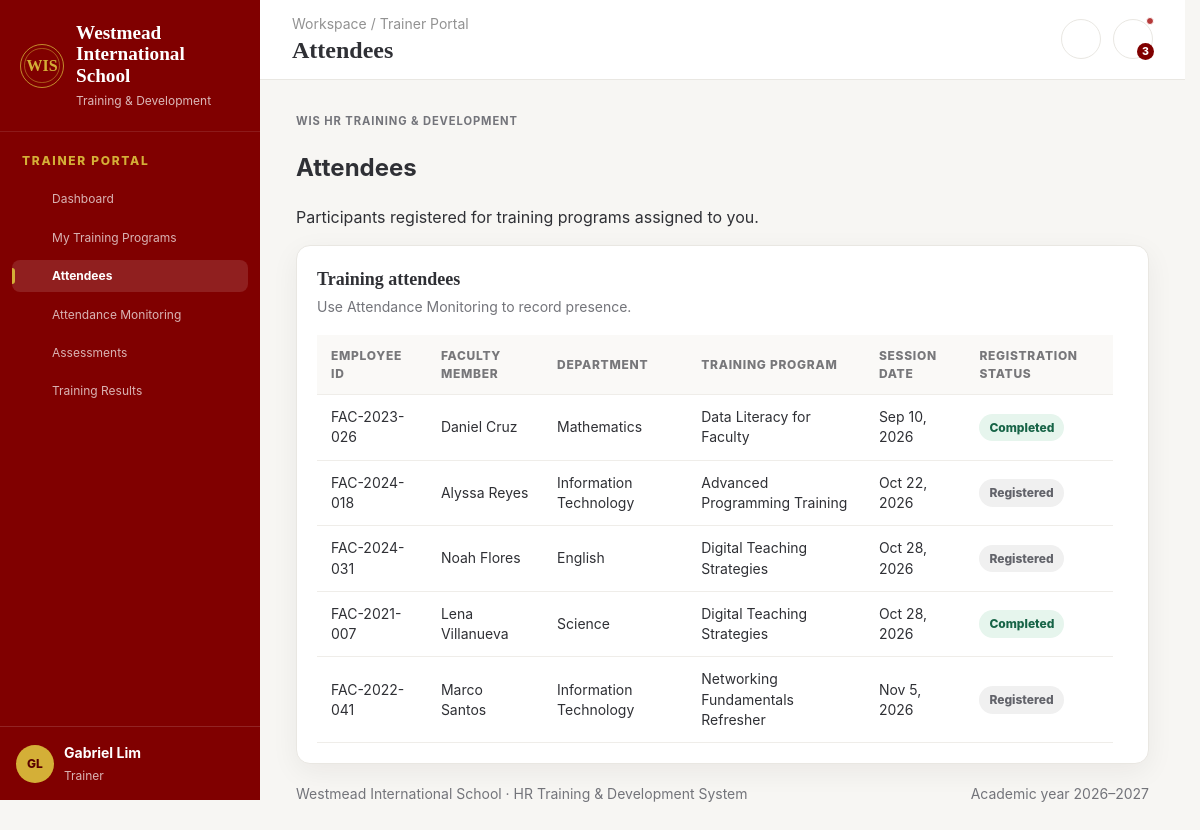
Page /trainer/attendees.php (signed in) on the committed database.
### tables this page shows
CREATE TABLE `registrations` (
  `id` int(10) UNSIGNED NOT NULL,
  `employee_id` int(10) UNSIGNED NOT NULL,
  `program_id` int(10) UNSIGNED NOT NULL,
  `status` enum('Registered','In Progress','Completed','Withdrawn') NOT NULL DEFAULT 'Registered',
  `registered_at` timestamp NOT NULL DEFAULT current_timestamp()
);

CREATE TABLE `employees` (
  `id` int(10) UNSIGNED NOT NULL,
  `employee_code` varchar(30) NOT NULL,
  `first_name` varchar(80) NOT NULL,
  `last_name` varchar(80) NOT NULL,
  `email` varchar(160) NOT NULL,
  `phone` varchar(35) DEFAULT NULL,
  `department` varchar(100) NOT NULL,
  `job_title` varchar(120) NOT NULL,
  `specialization` varchar(120) NOT NULL,
  `hire_date` date DEFAULT NULL,
  `employment_status` enum('Active','On Leave','Inactive') NOT NULL DEFAULT 'Active',
  `created_at` timestamp NOT NULL DEFAULT current_timestamp()
);

CREATE TABLE `training_programs` (
  `id` int(10) UNSIGNED NOT NULL,
  `title` varchar(180) NOT NULL,
  `category` varchar(120) NOT NULL,
  `specialization` varchar(120) NOT NULL,
  `description` text DEFAULT NULL,
  `trainer_user_id` int(10) UNSIGNED DEFAULT NULL,
  `start_date` date NOT NULL,
  `end_date` date DEFAULT NULL,
  `start_time` time DEFAULT NULL,
  `venue` varchar(160) DEFAULT NULL,
  `capacity` smallint(5) UNSIGNED NOT NULL DEFAULT 30,
  `status` enum('Draft','Upcoming','Ongoing','Completed','Cancelled') NOT NULL DEFAULT 'Upcoming',
  `created_by` int(10) UNSIGNED DEFAULT NULL,
  `created_at` timestamp NOT NULL DEFAULT current_timestamp()
);

### includes/page_bootstrap.php (called while the page is built, shortened)
<?php
require_once __DIR__ . '/functions.php';
require_once __DIR__ . '/actions.php';
require_once __DIR__ . '/render_helpers.php';
require_once __DIR__ . '/layout.php';
$user = current_user();

### includes/render_helpers.php (the view, shortened to what this page needs)
<?php
function render_table(
    array $headers,
    array $rows,
    string $empty = 'No records found.'
): string {
    $columnCount = count($headers);
    $html = '<div class="table-wrap">'
        . '<table class="data-table">'
        . '<thead><tr>';
    foreach ($headers as $header) {
        $html .= '<th scope="col">' . h((string)$header) . '</th>';
    }
    $html .= '</tr></thead><tbody>';
    if ($rows === []) {
        $html .= '<tr class="table-empty-row"><td colspan="'
            . $columnCount
            . '"><span>' . h($empty) . '</span></td></tr>';
    } else {
        foreach ($rows as $row) {
            $html .= '<tr>';
            foreach (array_slice(array_values($row), 0, $columnCount) as $cell) {
                $html .= '<td>' . (string)$cell . '</td>';
            }
            $html .= '</tr>';
        }
    }
    return $html . '</tbody></table></div>';
}
function page_intro(string $title, string $description, string $action = ''): string
{
    return '<div class="page-intro">'
        . '<div class="page-intro-copy">'
        . '<span class="eyebrow">WIS HR Training & Development</span>'
        . '<h2>' . h($title) . '</h2>'
        . '<p>' . h($description) . '</p>'
        . '</div>'
        . ($action !== '' ? '<div class="page-intro-actions">' . $action . '</div>' : '')
        . '</div>';
}

### includes/functions.php (shortened to what this page needs)
<?php
function h(mixed $value): string
{
    return htmlspecialchars((string)($value ?? ''), ENT_QUOTES, 'UTF-8');
}
function current_user(): ?array
{
    return $_SESSION['user'] ?? null;
}
function icon(string $name, int $size = 18): string
{
    return '<svg width="' . $size . '" height="' . $size . '" viewBox="0 0 24 24" fill="none" stroke="currentColor" stroke-width="1.8" stroke-linecap="round" stroke-linejoin="round" aria-hidden="true">' . ($p[$name] ?? $p['grid']) . '</svg>';
}
function badge(string $value): string
{
    $v = strtolower($value);
    $class = 'badge-neutral';
    if (str_contains($v, 'complete') || str_contains($v, 'competent') || str_contains($v, 'present') || str_contains($v, 'approved') || str_contains($v, 'active')) $class = 'badge-success';
    elseif (str_contains($v, 'required') || str_contains($v, 'absent') || str_contains($v, 'overdue') || str_contains($v, 'declined')) $class = 'badge-danger';
    elseif (str_contains($v, 'improve') || str_contains($v, 'pending') || str_contains($v, 'late') || str_contains($v, 'upcoming')) $class = 'badge-warn';
    return '<span class="badge ' . $class . '">' . h($value) . '</span>';
}
function section_head(string $title, string $sub = '', string $action = ''): string
{
    return '<div class="section-head"><div><h2>' . h($title) . '</h2>' . ($sub !== '' ? '<p>' . h($sub) . '</p>' : '') . '</div>' . $action . '</div>';
}

### assets/style.css (style rules this page uses)
:root { --font-heading: Georgia, "Times New Roman", serif; --font-body: Inter, ui-sans-serif, system-ui, -apple-system, BlinkMacSystemFont, "Segoe UI", sans-serif; --text-xs: .75rem; --text-sm: .875rem; --text-base: 1rem; --text-lg: 1.125rem; --text-xl: 1.5rem; --text-2xl: 2rem; --text-metric: 1.5rem; --maroon: #800000; --maroon-dark: #590000; --maroon-soft: #f8eded; --gold: #d4af37; --gold-soft: #fff8df; --cream: #fff9ed; --ink: #2f3035; --muted: #73747a; --line: #e9e7e2; --green: #237a57; --green-soft: #eaf7f1; --red: #b53939; --red-soft: #fceded; --blue: #326ca8; --blue-soft: #edf4fb; --shadow: 0 8px 28px rgba(36, 24, 20, .06); font-family: var(--font-body); font-size: var(--text-base); color: var(--ink); background: #f7f6f3; font-synthesis: none; }
*, *::before, *::after { box-sizing: border-box; }
html { min-height: 100%; overflow-y: scroll; scrollbar-gutter: stable; }
body { margin: 0; min-width: 320px; min-height: 100vh; font-family: var(--font-body); color: var(--ink); background: #f7f6f3; line-height: 1.45; }
svg { flex: none; }
h1, h2, h3, h4, p { overflow-wrap: anywhere; }
h1, h2, h3, h4 { color: inherit; }
.sidebar nav a svg, .sidebar nav button svg { flex: 0 0 18px; width: 18px; height: 18px; }
.section-head { display: flex; align-items: flex-start; justify-content: space-between; gap: 14px; margin-bottom: 18px; }
.section-head h2 { margin: 0; font-family: var(--font-heading); font-size: var(--text-lg); }
.section-head p { margin: 5px 0 0; color: var(--muted); font-size: var(--text-sm); }
.table-wrap, .table-responsive { width: 100%; min-width: 0; overflow-x: auto; overscroll-behavior-x: contain; }
table { width: 100%; max-width: 100%; border-collapse: collapse; }
th, td { padding: 12px 14px; border-bottom: 1px solid #efede9; text-align: left; vertical-align: middle; }
th { color: #77777a; background: #faf9f7; font-size: var(--text-xs); font-weight: 800; letter-spacing: .06em; text-transform: uppercase; }
td { font-size: var(--text-sm); }
.badge { display: inline-flex; align-items: center; justify-content: center; gap: 5px; padding: 5px 10px; border-radius: 99px; font-size: var(--text-xs); font-weight: 800; white-space: nowrap; }
.badge-success { color: #176447; background: #e6f5ed; }
.badge-neutral { color: #62636a; background: #f0f0f0; }
.eyebrow { color: var(--muted, #73747a); font-size: .7rem; font-weight: 700; letter-spacing: .08em; text-transform: uppercase; }

### includes/layout.php (style rules this page uses)
html { overflow-y: scroll; scrollbar-gutter: stable; }
.table-wrap { min-width: 0; scrollbar-gutter: stable; overscroll-behavior: contain; }

### rows in the picture
registrations: employee.employee_code "FAC-2023-026", cell "Daniel Cruz", employee.department "Mathematics", program.title "Data Literacy for Faculty", cell "Sep 10, 2026", status "Completed"
registrations: employee.employee_code "FAC-2024-018", cell "Alyssa Reyes", employee.department "Information Technology", program.title "Advanced Programming Training", cell "Oct 22, 2026", status "Registered"
registrations: employee.employee_code "FAC-2024-031", cell "Noah Flores", employee.department "English", program.title "Digital Teaching Strategies", cell "Oct 28, 2026", status "Registered"
registrations: employee.employee_code "FAC-2021-007", cell "Lena Villanueva", employee.department "Science", program.title "Digital Teaching Strategies", cell "Oct 28, 2026", status "Completed"
registrations: employee.employee_code "FAC-2022-041", cell "Marco Santos", employee.department "Information Technology", program.title "Networking Fundamentals Refresher", cell "Nov 5, 2026", status "Registered"

### other values in the picture
$roleText "TRAINER PORTAL"
$label "Dashboard"
$label "My Training Programs"
$label "Attendees"
$label "Attendance Monitoring"
$label "Assessments"
$label "Training Results"
$initial "GL"
$name "Gabriel Lim"
role_label($role) "Trainer"
$headerRole "Trainer Portal"
$page "Attendees"
min($notificationTotal, 99) "3"
$title "Attendees"
$description "Participants registered for training programs assigned to you."
